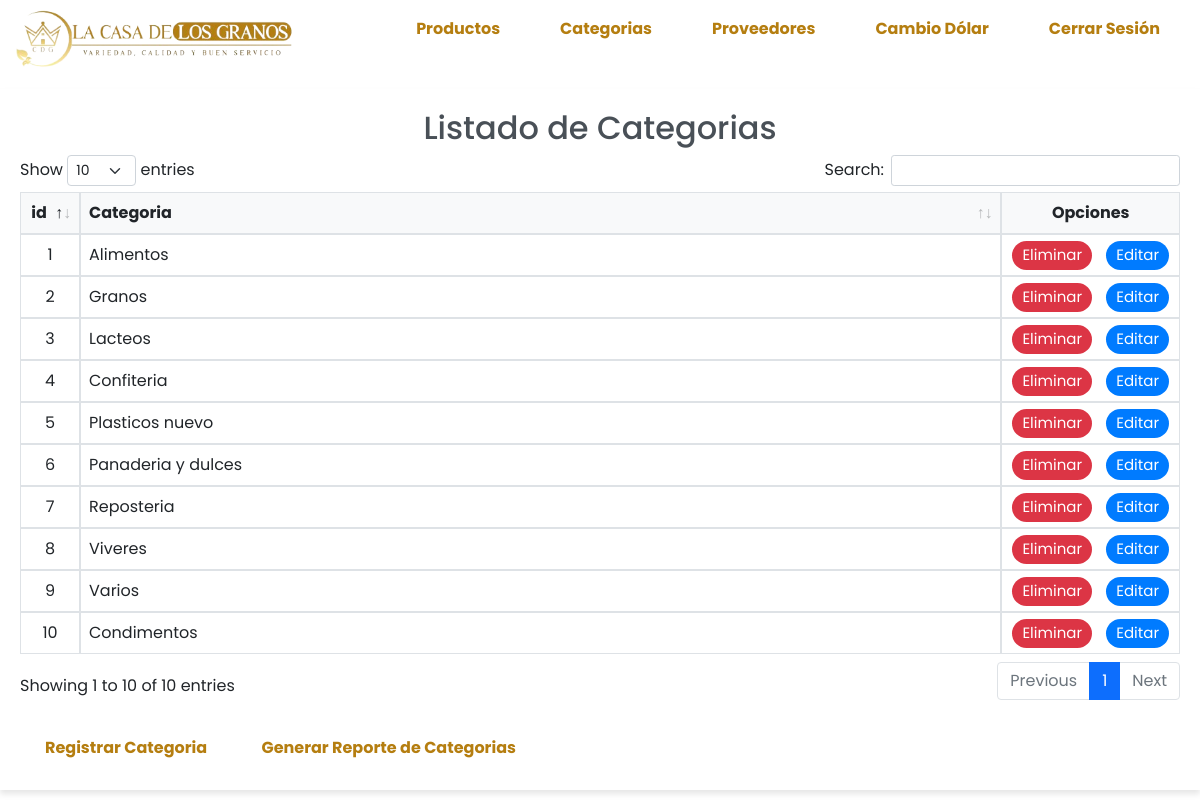
Screenshot of /index.php?respc=categoria (signed in) with the database file from the repository.
### tables this page shows
CREATE TABLE `categoria` (
  `idCategoria` int(11) NOT NULL,
  `nombreC` varchar(100) NOT NULL
);

### Controlador/controlCategoria.php (called while the page is built, shortened)
<?php
include_once 'Modelo/claseCategoria.php';
class controlCategoria {
    public $MODEL;
    public function __construct() {
        $this->MODEL = new Categoria();
    }
    public function categoria() {
        $categorias = $this->MODEL->listarCategorias();
        include_once 'Vistas/listados/listadoCategorias.php';
    }
}
?>

### Modelo/conexion.php (called while the page is built)
<?php
class conexion{
	public static function conectar(){
		$con = new PDO("mysql: host=localhost; dbname=casa_granos","root","");
		$con->setAttribute(PDO::ATTR_ERRMODE, PDO::ERRMODE_EXCEPTION);
		return $con;
	}
}
?>

### Modelo/claseCategoria.php (called while the page is built, shortened)
<?php
class Categoria {
    public $Conn;
    public function __construct() {
        try {
            $this->Conn = Conexion::conectar();
        } catch (Exception $e) {
            die($e->getMessage());
        }
    }
    public function listarCategorias() {
        try {
            $query = "SELECT idCategoria, nombreC FROM categoria";
            $stmt = $this->Conn->query($query);
            return $stmt->fetchAll(PDO::FETCH_OBJ);
        } catch (Exception $e) {
            die($e->getMessage());
        }
    }
}
?>

### Vistas/listados/listadoCategorias.php (the view, shortened to what this page needs)
<?php
include_once 'vistas/header/header.php';
?>
<!DOCTYPE html>
<html lang="es">
<head>
    <link rel="stylesheet" href="Vistas/listados/style.css">
    <link href="css/bootstrap5.0.1.min.css" rel="stylesheet">
    <link rel="stylesheet" type="text/css" href="css/datatables-1.10.25.min.css" />
    <link rel="stylesheet" href="css/style.css">
</head>
<body>
    <div class="cont-table">
        <h2>Listado de Categorias</h2>
        <table id="categoriasTable">
            <thead>
                <tr>
                    <th class="id">id</th>
                    <th>Categoria</th>
                    <th class="accion-col" orderable="false">Opciones</th>
                </tr>
            </thead>
            <tbody>
                <?php foreach ($categorias as $c):?>
                <tr>
                    <td class="id"><?php echo $c->idCategoria;?></td>
                    <td><?php echo $c->nombreC;?></td>
                    <td class="accion-col">
                        <a href="?respc=eliminarC&id=<?php echo $c->idCategoria; ?>" class="btn-1" onclick="return confirmarEliminar()">Eliminar</a>
                        <a href="?respc=nuevoC&id=<?php echo $c->idCategoria; ?>" class="btn-2">Editar</a>
                    </td>
                </tr>
                <?php endforeach ?>
            </tbody>
        </table>
        <br>
        <a href="?respc=categoriaC" class="btn-3">Registrar Categoria</a>
        <a href="Reportes/reporte_categorias.php" target="_blank" class="btn-3">Generar Reporte de Categorias</a>
    </div>
</body>
</html>

### Vistas/header/style.css (style rules this page uses)
* { font-family: 'Poppins'; }
body { font-family: 'Poppins', sans-serif; margin: 0; padding: 0; }

### Vistas/listados/style.css (style rules this page uses)
* { font-family: 'Poppins'; }
body { color: #333; font-family: 'Poppins', sans-serif; background-color: #fff; }
h2 { text-align: center; margin: 20px 0; color: #495057; }
.cont-table { max-width: 1200px; margin: 20px auto; padding: 20px; background-color: #fff; box-shadow: 0 4px 6px rgba(0, 0, 0, 0.1); }
table { width: 100%; border-collapse: collapse; font-size: 16px; }
table th, table td { padding: 8px; border: 1px solid #dee2e6; background-color: #fff; }
table th { font-weight: bold; background-color: #f8f9fa; color: #212529; }
.btn-1, .btn-2, .btn-3 { text-decoration: none; color: #fff; padding: 5px 10px; display: inline-block; margin: 0 5px; border-radius: 20px; transition: background-color 0.3s ease; }
.btn-1 { background-color: #dc3545; }
.btn-2 { background-color: #007bff; }
.btn-3 { background-color: #b57e10; }
table td:last-child { padding: 5px; }
.accion-col { width: 120px; white-space: nowrap; }
.accion-col .btn-1, .accion-col .btn-2 { padding: 3px 10px; font-size: 15px; }
.accion-col .btn-1, .accion-col .btn-2 { margin-left: 5px; margin-right: 5px; }
.accion-col { vertical-align: middle; text-align: center; }
.id { width: 20px; white-space: nowrap; }
.id { vertical-align: middle; text-align: center; }

### css/style.css (style rules this page uses)
.btn-1, .btn-2 { transition: background 0.3s ease, transform 0.3s ease; }
.btn-3 { font-weight: bold; display: inline-block; padding: 10px 20px; background-color: white; color: #b57e10; border: none; border-radius: 30px; cursor: pointer; transition: background 0.3s ease, transform 0.3s ease; }

### rows the page displays
categoria: idCategoria "1", nombreC "Alimentos"
categoria: idCategoria "2", nombreC "Granos"
categoria: idCategoria "3", nombreC "Lacteos"
categoria: idCategoria "4", nombreC "Confiteria"
categoria: idCategoria "5", nombreC "Plasticos nuevo"
categoria: idCategoria "6", nombreC "Panaderia y dulces"
categoria: idCategoria "7", nombreC "Reposteria"
categoria: idCategoria "8", nombreC "Viveres"
categoria: idCategoria "9", nombreC "Varios"
categoria: idCategoria "10", nombreC "Condimentos"
